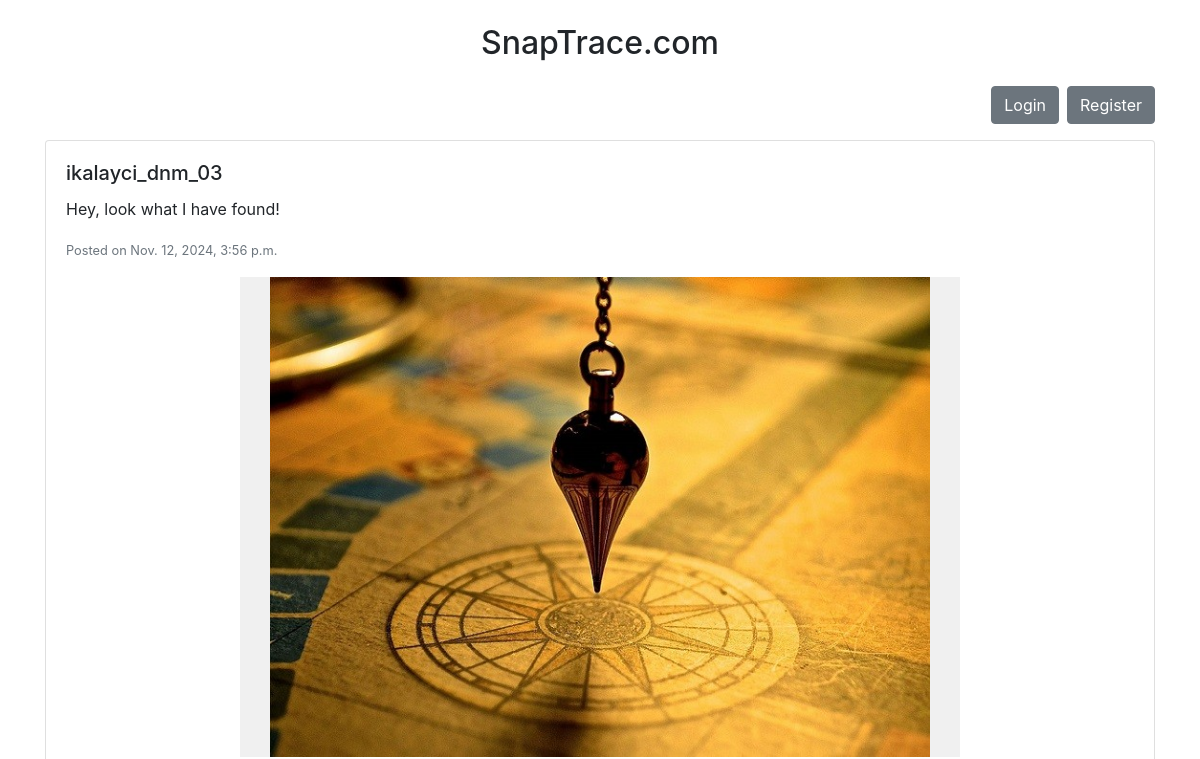
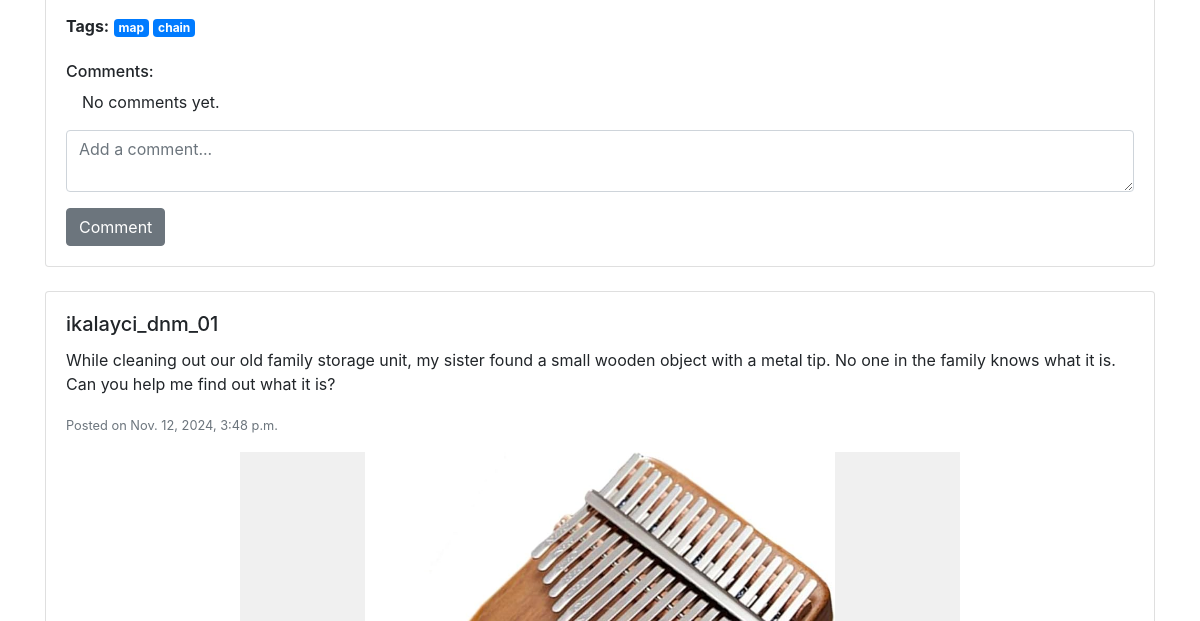
The app's page /posts/ (upper part), older data (2 pictures, top to bottom).
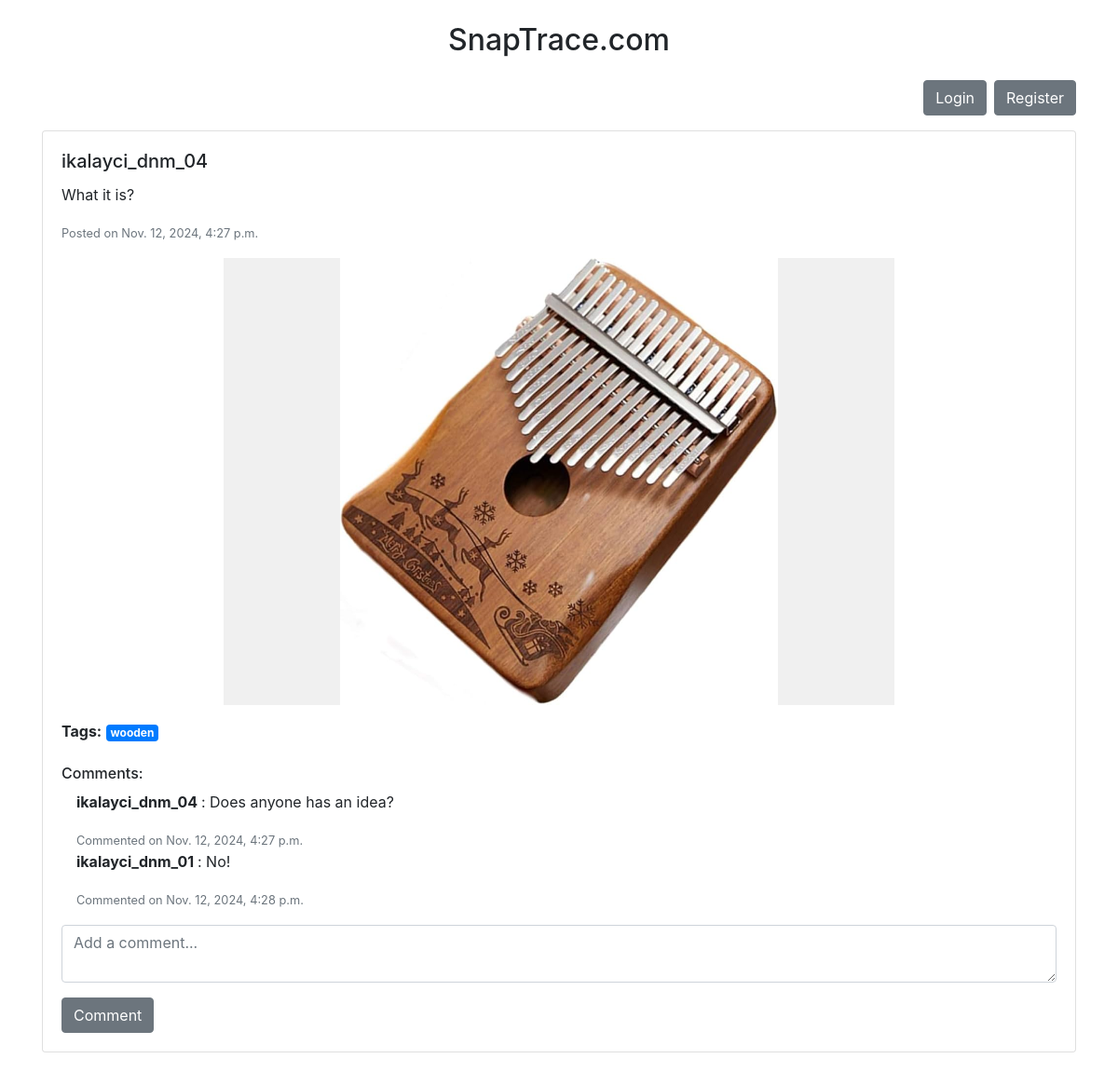
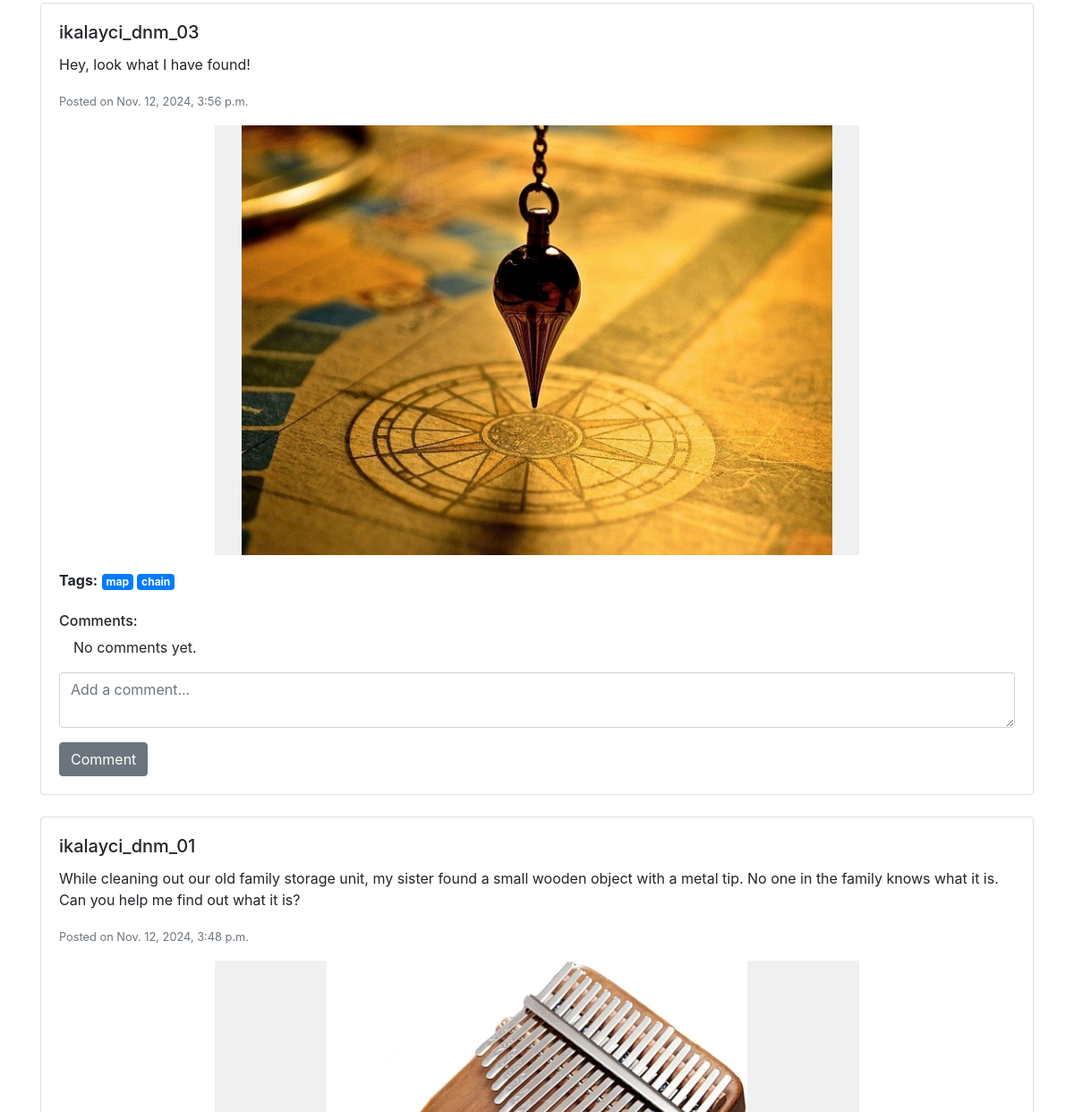
The same page, newer data (2 pictures, top to bottom).
### posts/models.py (models this page shows, shortened)
class Post(models.Model):
    user = models.ForeignKey(User, on_delete=models.CASCADE)
    content = models.TextField()
    image = models.ImageField(upload_to='uploads/')
    tags = models.ManyToManyField(Tag, blank=True)  # Many-to-many relationship for tags
    created_at = models.DateTimeField(auto_now_add=True)

class Tag(models.Model):
    name = models.CharField(max_length=30, unique=True)

class Comment(models.Model):
    post = models.ForeignKey(Post, related_name='comments', on_delete=models.CASCADE)
    user = models.ForeignKey(User, on_delete=models.SET_NULL, null=True, blank=True)
    content = models.TextField()
    created_at = models.DateTimeField(auto_now_add=True)

### posts/views.py (the view)
# urls.py: path('', include('posts.urls')),  # Set post_list as homepage if desired
def post_list(request):
    posts = Post.objects.all().order_by('-created_at')  # Order by newest first
    return render(request, 'posts/post_list.html', {'posts': posts})

### posts/templates/posts/post_list.html (shortened to what this page needs)
<!DOCTYPE html>
<html lang="en">
<head>
    <link rel="stylesheet" href="https://stackpath.bootstrapcdn.com/bootstrap/4.5.2/css/bootstrap.min.css">
</head>
<body class="container my-4">
<h2 class="text-center mb-4">SnapTrace.com</h2>
<div class="d-flex justify-content-between mb-3">
    <div class="d-flex justify-content-end align-items-center">
        {% if user.is_authenticated %}
            <p class="mb-0 mr-3">Welcome, {{ user.username }}!</p>
            <a href="{% url 'logout' %}" class="btn btn-danger ml-2">Logout</a>
        {% else %}
            <a href="{% url 'login' %}" class="btn btn-secondary ml-2">Login</a>
            <a href="{% url 'register' %}" class="btn btn-secondary ml-2">Register</a>
        {% endif %}
    </div>
</div>
{% for post in posts %}
    <div class="card mb-4">
        <div class="card-body">
            <h5 class="card-title">{{ post.user.username }}</h5>
            <p class="card-text">{{ post.content }}</p>
            <small class="text-muted">Posted on {{ post.created_at }}</small>
            {% if post.image %}
            <div class="image-frame mt-3">
                <img src="{{ post.image.url }}" alt="Image for {{ post.content }}" class="img-fluid">
            </div>
            {% endif %}
            {% if post.tags.exists %}
                <p class="mt-3"><strong>Tags:</strong>
                    {% for tag in post.tags.all %}
                        <a href="{% url 'tag_detail' tag.name %}" class="badge badge-primary">{{ tag.name }}</a>
                    {% endfor %}
                </p>
            {% endif %}
            <h6 class="mt-4">Comments:</h6>
            {% for comment in post.comments.all %}
                <div class="ml-3">
                    <p>
                        <strong>
                            {% if comment.user %}
                                {{ comment.user.username }}
                            {% else %}
                                Anonymous
                            {% endif %}
                        </strong>: {{ comment.content }}
                    </p>
                    <small class="text-muted">Commented on {{ comment.created_at }}</small>
                </div>
            {% empty %}
                <p class="ml-3">No comments yet.</p>
            {% endfor %}
            <form action="{% url 'add_comment' post.id %}" method="post" class="mt-3">
                <div class="form-group">
                    <textarea name="content" rows="2" placeholder="Add a comment..." required class="form-control"></textarea>
                </div>
                <button type="submit" class="btn btn-secondary">Comment</button>
            </form>
        </div>
    </div>
{% empty %}
    <p>No posts yet. Be the first to <a href="{% url 'create_post' %}" class="btn btn-secondary">create one</a>!</p>
{% endfor %}
</body>
</html>

### posts/templates/posts/post_list.html (style rules this page uses)
.image-frame { width: 720px; height: 480px; overflow: hidden; position: relative; background-color: #f0f0f0; margin: 0 auto; }
.image-frame img { width: 100%; height: 100%; object-fit: contain; object-position: center; }

Row changes from the older to the newer data that the page shows:
added Post: user.username "ikalayci_dnm_04", content "What it is?", created_at "Nov. 12, 2024, 4:27 p.m.", image (picture)
added Tag: name "wooden", shown under "ikalayci_dnm_04"
added Comment: user.username "ikalayci_dnm_04", content "Does anyone has an idea?", created_at "Nov. 12, 2024, 4:27 p.m."
added Comment: user.username "ikalayci_dnm_01", content "No!", created_at "Nov. 12, 2024, 4:28 p.m."
